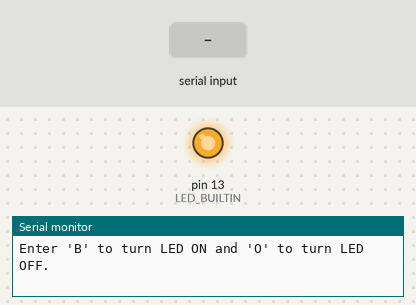
A sketch run on a simulated Arduino Uno, built with avr-gcc and run on an emulated ATmega328P. Parts: output pins drawn as LEDs (lit = HIGH), the last lines printed to the serial monitor. Inputs (shaded band) come from the test bench.

Above: at 1.2 s.
1.3 s: "B" received over Serial
At 2.2 s:
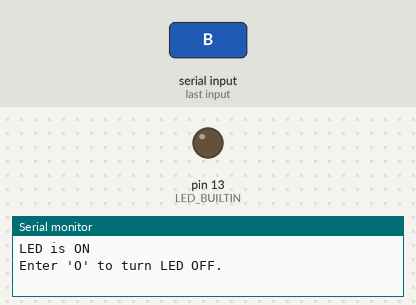
2.8 s: "O" received over Serial
At 3.3 s:
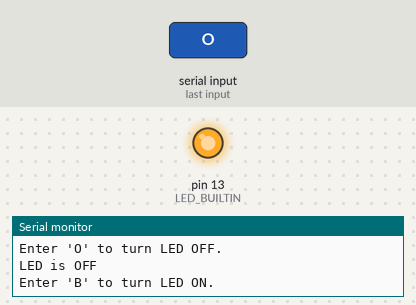
Timing chart, 0 to 5.8 s (numbered marks = the images above; inputs shaded):
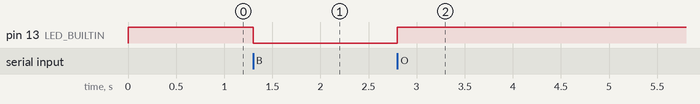

The sketch:

Moemen_ledblink.ino
```cpp
void setup() {
  // Initialize the serial communication at a baud rate of 9600
  Serial.begin(9600);
  // Initialize the built-in LED as an output
  pinMode(LED_BUILTIN, OUTPUT);
  // Start with the LED off
  digitalWrite(LED_BUILTIN, HIGH);
  // Print initial request message to Serial Monitor
  Serial.println("Enter 'B' to turn LED ON and 'O' to turn LED OFF.");
}

void loop() {
  // Check if data is available in the Serial Monitor
  if (Serial.available() > 0) {
    // Read the incoming byte
    char incomingByte = Serial.read();
    // Check if the incoming byte is 'B' or 'O'
    if (incomingByte == 'B') {
      // Turn the LED on
      digitalWrite(LED_BUILTIN, LOW);
      // Print message to Serial Monitor
      Serial.println("LED is ON");
      Serial.println("Enter 'O' to turn LED OFF.");
    } else if (incomingByte == 'O') {
      // Turn the LED off
      digitalWrite(LED_BUILTIN, HIGH);
      // Print message to Serial Monitor
      Serial.println("LED is OFF");
      Serial.println("Enter 'B' to turn LED ON.");
    }
  }
}
```

Measured:
- after the input at 1.3 s, pin 13 (LED_BUILTIN): HIGH → LOW at once
- after the input at 2.8 s, pin 13 (LED_BUILTIN): LOW → HIGH at once
